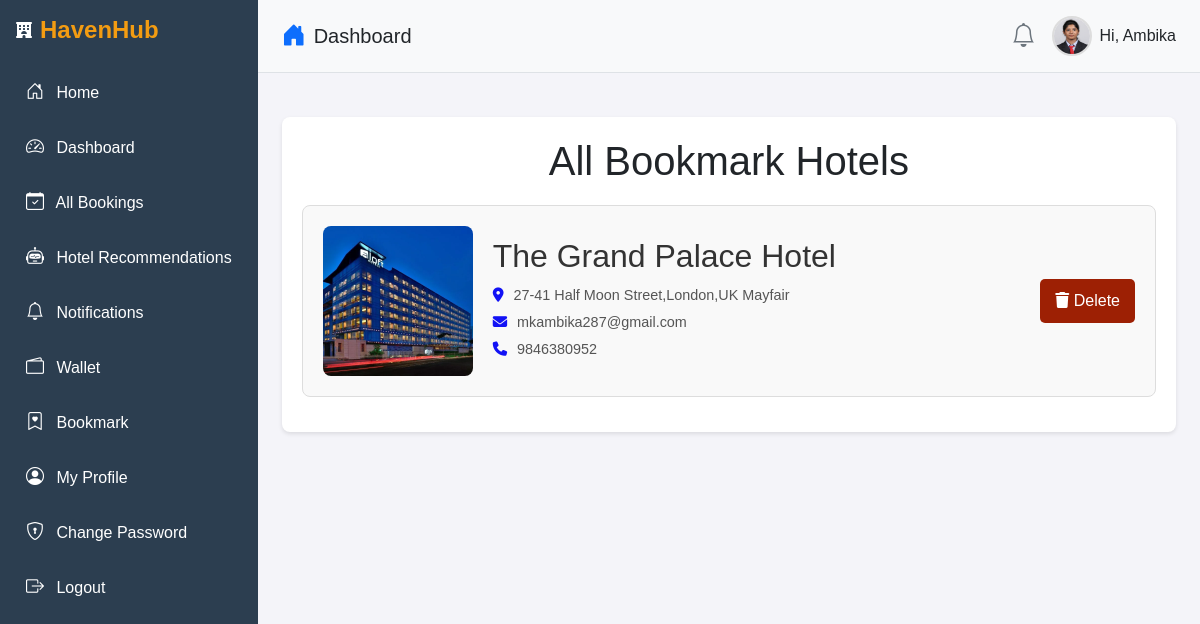
Screenshot of /dashboard/bookmark/ (signed in) with the database file from the repository.
### userauths/models.py (models this page shows, shortened)
class Profile(models.Model):
    pid=ShortUUIDField(length=7,max_length=25,alphabet='abcdefghijklmnopqrstuvwxyz123')
    image=models.FileField(upload_to='image',default="default.jpg",null=True,blank=True)
    user=models.OneToOneField(User,on_delete=models.CASCADE)
    full_name = models.CharField(max_length=500,null=True,blank=True)
    phone = models.CharField(max_length=100,null=True,blank=True)
    gender = models.CharField(max_length=20,choices=GENDER,default="Other")
    country = models.CharField(max_length=100,null=True,blank=True)
    city = models.CharField(max_length=100,null=True,blank=True)
    state = models.CharField(max_length=100,null=True,blank=True)
    address = models.CharField(max_length=1000,null=True,blank=True)
    identity_type = models.CharField(max_length=200,choices=IDENTITY_TYPE,null=True,blank=True)
    identity_img = models.FileField(upload_to='image',default="id.jpg",null=True,blank=True)
    facebook=models.URLField(null=True,blank=True)
    twitter=models.URLField(null=True,blank=True)
    wallet=models.DecimalField(max_digits=10,decimal_places=2,default=0.00)
    verified=models.BooleanField(default=False)
    date=models.DateTimeField(auto_now_add=True)
    class Meta:
        ordering=['-date']

class User(AbstractUser):
    full_name = models.CharField(max_length=500,null=True,blank=True)
    username=models.CharField(max_length=500,unique=True)
    email = models.EmailField(max_length=500,unique=True)
    phone = models.CharField(max_length=100,null=True,blank=True)
    gender = models.CharField(max_length=20,choices=GENDER,default="Other")
    otp=models.CharField(max_length=100,null=True,blank=True)
    USERNAME_FIELD='email'
    REQUIRED_FIELDS = ['username']

### hotel/models.py (models this page shows, shortened)
class Bookmark(models.Model):
    user=models.ForeignKey(User,on_delete=models.SET_NULL,null=True,blank=True)
    hotel=models.ForeignKey(Hotel,on_delete=models.SET_NULL,null=True,blank=True)
    bid=ShortUUIDField(unique=True,length=10,max_length=20,alphabet='abcdefghijklmnopqrstuvwxyz')
    date=models.DateTimeField(auto_now_add=True)

class Hotel(models.Model):
    user = models.ForeignKey(User, on_delete=models.SET_NULL, null=True)
    name=models.CharField(max_length=100)
    description=CKEditor5Field(null=True,blank=True,config_name='extends')
    image=models.FileField(upload_to="hotel_gallery")
    address=models.CharField(max_length=200)
    mobile=models.CharField(max_length=200)
    email=models.EmailField(max_length=100)
    status=models.CharField(max_length=20,choices=HOTEL_STATUS,default="Live")
    tags=TaggableManager(blank=True)
    views=models.IntegerField(default=0)
    featured=models.BooleanField(default=False)
    hid=ShortUUIDField(unique=True,length=10,max_length=20,alphabet='abcdefghijklmnopqrstuvwxyz')
    slug=models.SlugField(unique=True)
    date=models.DateTimeField(auto_now_add=True)
    def hotel_gallery(self):
        return HotelGallery.objects.filter(hotel=self)

### user_dashboard/views.py (the view)
# urls.py: path("bookmark/",views.bookmark,name="bookmark"),
@login_required
def bookmark(request):
    profile= Profile.objects.get(user=request.user)
    bookmark=Bookmark.objects.filter(user=request.user)
    return render(request,"user_dashboard/bookmark.html",{"bookmark":bookmark,"Profile":profile})

### templates/user_dashboard/bookmark.html (shortened to what this page needs)
{% extends 'partials/dashboard_base.html' %}
{% block content %}
    <link rel="stylesheet" href="https://cdnjs.cloudflare.com/ajax/libs/font-awesome/6.5.1/css/all.min.css">
</head>
<body>
    <div class="container">
        <h1>All Bookmark Hotels</h1>
        {% for b in bookmark %}
        <div class="bookmark-item">
            <img src="{{b.hotel.image.url}}" alt="Hotel Image">
            <div class="details">
                <h2>{{b.hotel.name}}</h2>
                <p><i class="fas fa-map-marker-alt"></i>{{b.hotel.address}}</p>
                <p><i class="fas fa-envelope"></i>{{b.hotel.email}}</p>
                <p><i class="fas fa-phone"></i>{{b.hotel.mobile}}</p>
            </div>
            <a href="{% url 'user_dashboard:delete_bookmark' b.bid %}"><button class="delete-button"><i class="fas fa-trash"></i> Delete</button></a>
        </div>
        {% endfor %}
    </div>
</body>
{% endblock content %}

### templates/partials/dashboard_base.html (shortened to what this page needs)
{% load static %}
<!DOCTYPE html>
<html lang="en">
<head>
    <link rel="stylesheet" href="https://cdn.jsdelivr.net/npm/bootstrap@5.3.0/dist/css/bootstrap.min.css">
    <link href="https://cdnjs.cloudflare.com/ajax/libs/bootstrap-icons/1.10.5/font/bootstrap-icons.min.css" rel="stylesheet">
</head>
<body>
    <div class="d-flex">
        {% include "partials/dashboard_sidebar.html" %}
        <div class="flex-grow-1">
            <header class="d-flex justify-content-between align-items-center px-4 py-3 border-bottom">
                <div class="d-flex align-items-center">
                    <i class="bi bi-house-door-fill me-2 fs-4 text-primary"></i>
                    <h1 class="h5 mb-0">Dashboard</h1>
                </div>
                <div class="d-flex align-items-center">
                    <i class="bi bi-bell fs-4 text-secondary me-3"></i>
                    <div class="d-flex align-items-center">
                        <img src="{{ Profile.image.url }}" alt="User Photo" class="rounded-circle" width="40" height="40">
                        <span class="ms-2">Hi, {{ request.user.username }}</span>
                    </div>
                </div>
            </header>
            <main class="p-4">
                {% block content %}
                {% endblock content %}
            </main>
        </div>
    </div>
</body>
</html>

### templates/partials/dashboard_base.html (style rules this page uses)
body { font-family: 'Arial', sans-serif; }
header { background-color: #f8f9fa; }
header h1 { font-size: 20px; }
header img { border: 2px solid #ddd; }

### templates/user_dashboard/bookmark.html (style rules this page uses)
body { font-family: Arial, sans-serif; margin: 0; padding: 0; background-color: #f4f4f9; }
.container { max-width: 1200px; margin: 20px auto; padding: 20px; background-color: #fff; border-radius: 8px; box-shadow: 0 2px 4px rgba(0, 0, 0, 0.1); }
h1 { text-align: center; margin-bottom: 20px; }
.bookmark-item { display: flex; align-items: center; justify-content: space-between; padding: 20px; margin-bottom: 15px; background-color: #f9f9f9; border: 1px solid #ddd; border-radius: 8px; }
.bookmark-item img { width: 150px; height: 150px; border-radius: 8px; object-fit: cover; }
.details { flex: 1; margin-left: 20px; color: #333; }
.details h2 { margin: 0 0 10px; }
.details p { margin: 5px 0; font-size: 0.9em; color: #555; }
.details p i { color: #1212f5; margin-right: 10px; }
.delete-button { background-color: #9d2004; color: #fff; border: none; border-radius: 5px; padding: 10px 15px; cursor: pointer; font-size: 1em; transition: background-color 0.3s; }

### rows the page displays
Profile: image (picture)
User: user.username "Ambika"
Bookmark: hotel.image (picture), hotel.name "The Grand Palace Hotel", hotel.address "27-41 Half Moon Street,London,UK Mayfair", hotel.email "mkambika287@gmail.com", hotel.mobile "9846380952"
